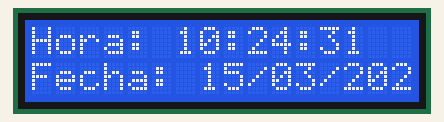
This sketch was run on a simulated ESP32. Parts: 16×2 character LCD. WiFi joins after 1.5 s; servers stay silent unless stated; the local clock reads 2024-03-15 10:24:30 at power-on unless the sketch sets it.

Above: at 1.7 s.
At 6.5 s:
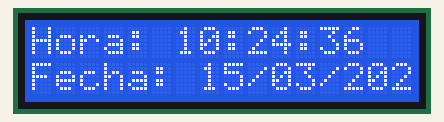
At 11.3 s:
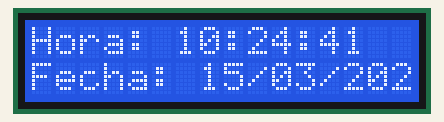
At 20.3 s:
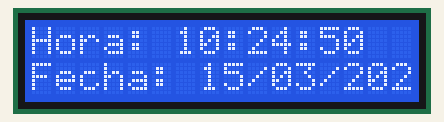
At 29.4 s:
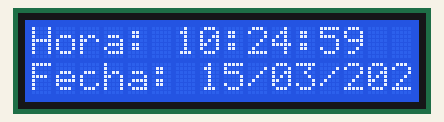
At 38.5 s:
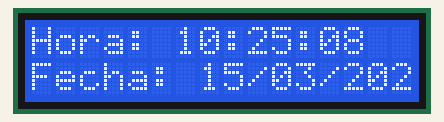

The sketch:

EL-001_DIGITAL_CLOCK_WITH_ESP32.ino
```cpp
#include <WiFi.h>
#include <Wire.h>
#include <LiquidCrystal_I2C.h>
#include <time.h>

const char* ssid = "WI-FI";
const char* password = "WI-FI PASSWORD";

LiquidCrystal_I2C lcd(0x27, 16, 2);

void setup() {
  Serial.begin(115200);
  Wire.begin(21, 22);

  lcd.init();
  lcd.backlight();
  lcd.print("Conectando WiFi");

  WiFi.begin(ssid, password);

  while (WiFi.status() != WL_CONNECTED) {
    delay(500);
  }

  lcd.clear();
  lcd.print("Ajustando hora");

  // Monterrey: UTC-6
  configTime(-6 * 3600, 0,
             "pool.ntp.org",
             "time.nist.gov");

  struct tm t;
  if (!getLocalTime(&t, 20000)) {
    lcd.clear();
    lcd.print("Error de hora");
    return;
  }

  lcd.clear();
}

void loop() {
  struct tm t;

  if (getLocalTime(&t)) {
    char hora[17];
    char fecha[17];

    strftime(hora, sizeof(hora), "%H:%M:%S", &t);
    strftime(fecha, sizeof(fecha), "%d/%m/%Y", &t);

    lcd.setCursor(0, 0);
    lcd.print("Hora: ");
    lcd.print(hora);
    lcd.print("  ");

    lcd.setCursor(0, 1);
    lcd.print("Fecha: ");
    lcd.print(fecha);
    lcd.print("  ");
  }

  delay(500);
}
```

Measured:
- what the display in image 0 shows lasts 0.6 s, from 1.6 s to 2.2 s
- what the display in image 1 shows lasts 1.1 s, from 6.4 s to 7.5 s
